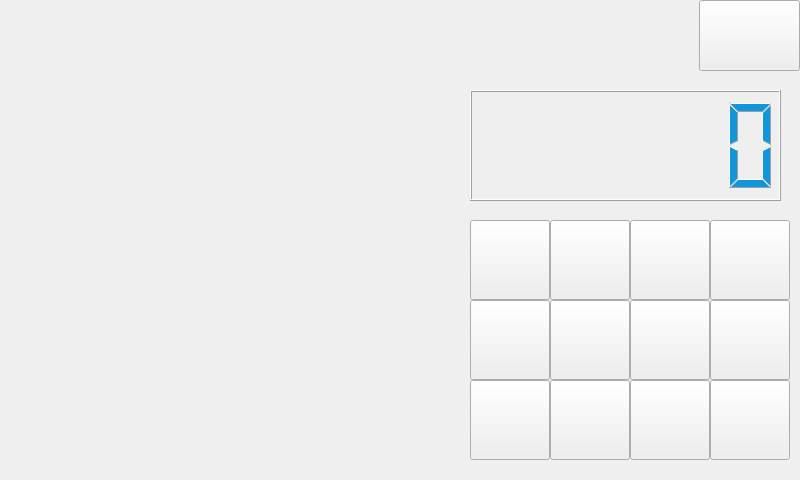
<?xml version="1.0" encoding="UTF-8"?>
<ui version="4.0">
 <class>open_interface</class>
 <widget class="QWidget" name="open_interface">
  <property name="geometry">
   <rect>
    <x>0</x>
    <y>0</y>
    <width>800</width>
    <height>480</height>
   </rect>
  </property>
  <property name="windowTitle">
   <string>Form</string>
  </property>
  <widget class="QLabel" name="face">
   <property name="geometry">
    <rect>
     <x>0</x>
     <y>0</y>
     <width>450</width>
     <height>480</height>
    </rect>
   </property>
   <property name="styleSheet">
    <string notr="true"/>
   </property>
   <property name="text">
    <string/>
   </property>
  </widget>
  <widget class="QLCDNumber" name="lcdNumber">
   <property name="geometry">
    <rect>
     <x>470</x>
     <y>90</y>
     <width>311</width>
     <height>111</height>
    </rect>
   </property>
   <property name="styleSheet">
    <string notr="true">color: rgb(18, 150, 219);</string>
   </property>
   <property name="digitCount">
    <number>6</number>
   </property>
   <property name="mode">
    <enum>QLCDNumber::Oct</enum>
   </property>
  </widget>
  <widget class="QPushButton" name="n0">
   <property name="geometry">
    <rect>
     <x>710</x>
     <y>220</y>
     <width>80</width>
     <height>80</height>
    </rect>
   </property>
   <property name="minimumSize">
    <size>
     <width>20</width>
     <height>20</height>
    </size>
   </property>
   <property name="text">
    <string/>
   </property>
  </widget>
  <widget class="QPushButton" name="n6">
   <property name="geometry">
    <rect>
     <x>630</x>
     <y>300</y>
     <width>80</width>
     <height>80</height>
    </rect>
   </property>
   <property name="minimumSize">
    <size>
     <width>20</width>
     <height>20</height>
    </size>
   </property>
   <property name="text">
    <string/>
   </property>
  </widget>
  <widget class="QPushButton" name="n8">
   <property name="geometry">
    <rect>
     <x>550</x>
     <y>380</y>
     <width>80</width>
     <height>80</height>
    </rect>
   </property>
   <property name="minimumSize">
    <size>
     <width>20</width>
     <height>20</height>
    </size>
   </property>
   <property name="text">
    <string/>
   </property>
  </widget>
  <widget class="QPushButton" name="n4">
   <property name="geometry">
    <rect>
     <x>470</x>
     <y>300</y>
     <width>80</width>
     <height>80</height>
    </rect>
   </property>
   <property name="minimumSize">
    <size>
     <width>20</width>
     <height>20</height>
    </size>
   </property>
   <property name="text">
    <string/>
   </property>
  </widget>
  <widget class="QPushButton" name="n1">
   <property name="geometry">
    <rect>
     <x>470</x>
     <y>220</y>
     <width>80</width>
     <height>80</height>
    </rect>
   </property>
   <property name="minimumSize">
    <size>
     <width>20</width>
     <height>20</height>
    </size>
   </property>
   <property name="text">
    <string/>
   </property>
  </widget>
  <widget class="QPushButton" name="nok">
   <property name="geometry">
    <rect>
     <x>710</x>
     <y>380</y>
     <width>80</width>
     <height>80</height>
    </rect>
   </property>
   <property name="minimumSize">
    <size>
     <width>20</width>
     <height>20</height>
    </size>
   </property>
   <property name="text">
    <string/>
   </property>
  </widget>
  <widget class="QPushButton" name="n3">
   <property name="geometry">
    <rect>
     <x>630</x>
     <y>220</y>
     <width>80</width>
     <height>80</height>
    </rect>
   </property>
   <property name="minimumSize">
    <size>
     <width>20</width>
     <height>20</height>
    </size>
   </property>
   <property name="text">
    <string/>
   </property>
  </widget>
  <widget class="QPushButton" name="n9">
   <property name="geometry">
    <rect>
     <x>630</x>
     <y>380</y>
     <width>80</width>
     <height>80</height>
    </rect>
   </property>
   <property name="minimumSize">
    <size>
     <width>20</width>
     <height>20</height>
    </size>
   </property>
   <property name="text">
    <string/>
   </property>
  </widget>
  <widget class="QPushButton" name="n2">
   <property name="geometry">
    <rect>
     <x>550</x>
     <y>220</y>
     <width>80</width>
     <height>80</height>
    </rect>
   </property>
   <property name="minimumSize">
    <size>
     <width>20</width>
     <height>20</height>
    </size>
   </property>
   <property name="text">
    <string/>
   </property>
  </widget>
  <widget class="QPushButton" name="n7">
   <property name="geometry">
    <rect>
     <x>470</x>
     <y>380</y>
     <width>80</width>
     <height>80</height>
    </rect>
   </property>
   <property name="minimumSize">
    <size>
     <width>20</width>
     <height>20</height>
    </size>
   </property>
   <property name="text">
    <string/>
   </property>
  </widget>
  <widget class="QPushButton" name="n5">
   <property name="geometry">
    <rect>
     <x>550</x>
     <y>300</y>
     <width>80</width>
     <height>80</height>
    </rect>
   </property>
   <property name="minimumSize">
    <size>
     <width>20</width>
     <height>20</height>
    </size>
   </property>
   <property name="text">
    <string/>
   </property>
  </widget>
  <widget class="QPushButton" name="ncl">
   <property name="geometry">
    <rect>
     <x>710</x>
     <y>300</y>
     <width>80</width>
     <height>80</height>
    </rect>
   </property>
   <property name="minimumSize">
    <size>
     <width>20</width>
     <height>20</height>
    </size>
   </property>
   <property name="text">
    <string/>
   </property>
  </widget>
  <widget class="QLabel" name="word">
   <property name="geometry">
    <rect>
     <x>490</x>
     <y>20</y>
     <width>241</width>
     <height>61</height>
    </rect>
   </property>
   <property name="font">
    <font>
     <family>Agency FB</family>
     <pointsize>16</pointsize>
    </font>
   </property>
   <property name="text">
    <string/>
   </property>
  </widget>
  <widget class="QPushButton" name="clo">
   <property name="geometry">
    <rect>
     <x>699</x>
     <y>0</y>
     <width>101</width>
     <height>71</height>
    </rect>
   </property>
   <property name="minimumSize">
    <size>
     <width>20</width>
     <height>20</height>
    </size>
   </property>
   <property name="text">
    <string/>
   </property>
  </widget>
  <widget class="QLabel" name="back">
   <property name="geometry">
    <rect>
     <x>0</x>
     <y>0</y>
     <width>800</width>
     <height>480</height>
    </rect>
   </property>
   <property name="text">
    <string/>
   </property>
  </widget>
  <zorder>back</zorder>
  <zorder>face</zorder>
  <zorder>lcdNumber</zorder>
  <zorder>n0</zorder>
  <zorder>n6</zorder>
  <zorder>n8</zorder>
  <zorder>n4</zorder>
  <zorder>n1</zorder>
  <zorder>nok</zorder>
  <zorder>n3</zorder>
  <zorder>n9</zorder>
  <zorder>n2</zorder>
  <zorder>n7</zorder>
  <zorder>n5</zorder>
  <zorder>ncl</zorder>
  <zorder>word</zorder>
  <zorder>clo</zorder>
 </widget>
 <resources/>
 <connections/>
</ui>
